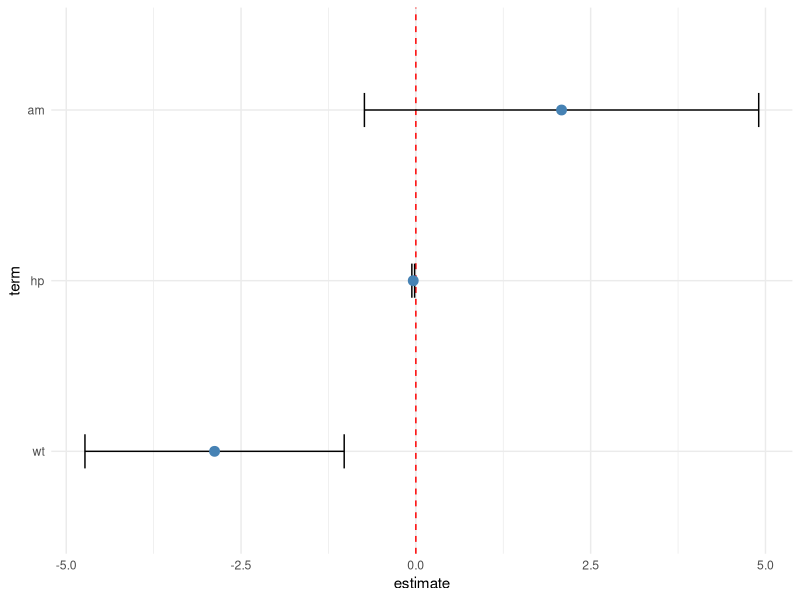
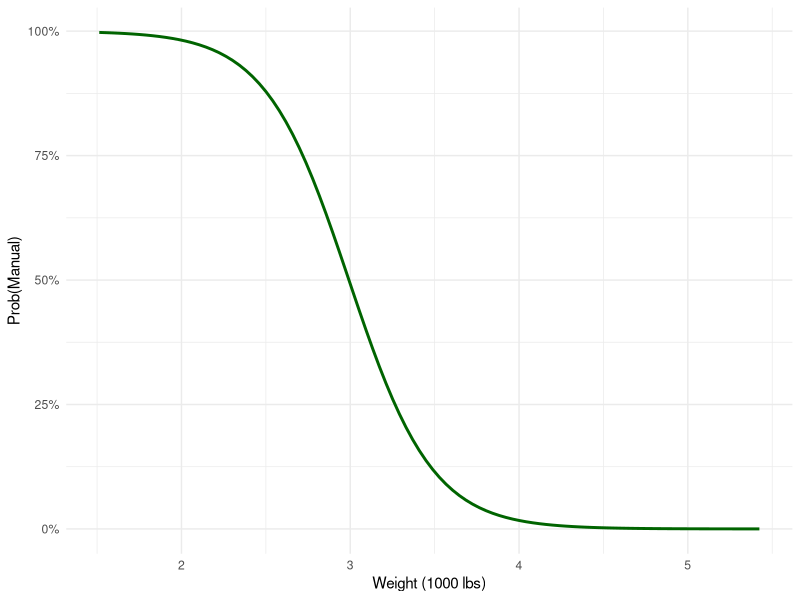

Recreate these plots in R, in order.
## ---- chunk 1
library(tidyverse)
library(broom)
library(scales)
## ---- chunk 2
mtcars |> 
  select(mpg, wt, am) |> 
  head(5) |> 
  knitr::kable()
## ---- chunk 3
#| label: fig-mlr-report
#| fig-cap: "Linear coefficients showing that Weight is the strongest predictor of MPG."

m_lin <- lm(mpg ~ wt + hp + am, data = mtcars)

tidy(m_lin, conf.int = TRUE) |> 
  filter(term != "(Intercept)") |> 
  mutate(term = reorder(term, estimate)) |> 
  ggplot(aes(x = estimate, y = term)) +
  geom_vline(xintercept = 0, linetype = "dashed", color = "red") +
  geom_errorbar(aes(xmin = conf.low, xmax = conf.high), width = 0.2) +
  geom_point(size = 3, color = "steelblue") +
  theme_minimal()
## ---- chunk 4
#| label: fig-log-report
#| fig-cap: "Probability of manual transmission decreases sharply as weight increases."

m_log <- glm(am ~ wt, data = mtcars, family = binomial)

# Generate smooth prediction line
grid <- data.frame(wt = seq(min(mtcars$wt), max(mtcars$wt), length.out = 100))
grid$prob <- predict(m_log, newdata = grid, type = "response")

ggplot(grid, aes(x = wt, y = prob)) +
  geom_line(color = "darkgreen", linewidth = 1) +
  scale_y_continuous(labels = label_percent()) +
  labs(x = "Weight (1000 lbs)", y = "Prob(Manual)") +
  theme_minimal()
